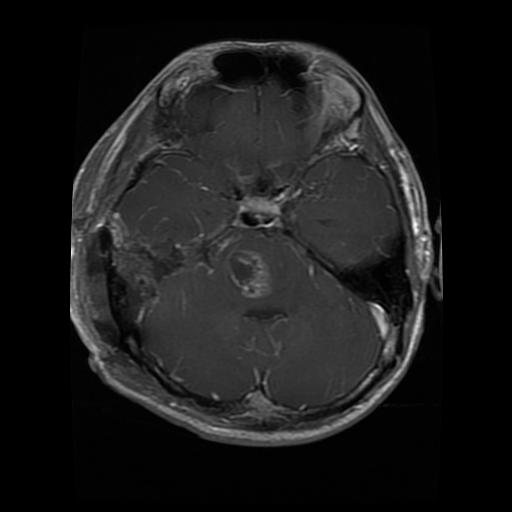
#> input picture dataset/Training/glioma/Tr-gl_0129.jpg, 512 x 512 px, found by its file name; its folder holds only this picture in this run
$ python main.py
#> lines starting #> are read from the running program, lines starting #| are printed output that depends on the picture; after the words box and inside, x2 and y2 are one past the last pixel; in counts of white or black regions, pixels touching at a corner belong together
import os
import cv2
import numpy as np
import matplotlib.pyplot as plt
import datetime
from sklearn.preprocessing import LabelEncoder
from sklearn.metrics import classification_report
from keras.models import Sequential
from keras.layers import Dense
from keras.utils import to_categorical
from keras.optimizers import Adam
from keras.callbacks import TensorBoard


# Caminhos das pastas
train_dir = 'dataset/Training'
test_dir = 'dataset/Testing'

IMG_SIZE = 300
orb = cv2.ORB_create()

# Pré-processamento e extração de características com ORB
def processar_imagens(diretorio):
#> called with diretorio = 'dataset/Training'
    X = []
    y = []
    classes = os.listdir(diretorio)

    for classe in classes:
        caminho_classe = os.path.join(diretorio, classe)
        for imagem_nome in os.listdir(caminho_classe):
            caminho_img = os.path.join(caminho_classe, imagem_nome)
            imagem = cv2.imread(caminho_img, cv2.IMREAD_GRAYSCALE)
#> imagem is the input picture: shape (512, 512); min 0, max 255, mean 26.8
            if imagem is None:
                continue

            imagem = cv2.resize(imagem, (IMG_SIZE, IMG_SIZE))
#> imagem: shape (300, 300)
            imagem = cv2.GaussianBlur(imagem, (3, 3), 0)

            # Sharpening
            kernel_sharp = np.array([[0, -1, 0],
                                     [-1, 5, -1],
                                     [0, -1, 0]])
            imagem = cv2.filter2D(imagem, -1, kernel_sharp)

            imagem = cv2.equalizeHist(imagem)
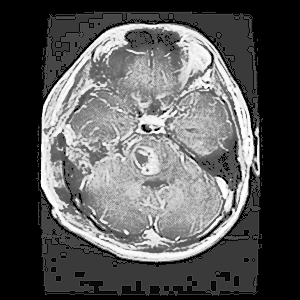
#> imagem: shape (300, 300); min 0, max 255, mean 87

            # Rotação
            centro = (IMG_SIZE // 2, IMG_SIZE // 2)
            matriz_rotacao = cv2.getRotationMatrix2D(centro, 15, 1.0)
            imagem = cv2.warpAffine(imagem, matriz_rotacao, (IMG_SIZE, IMG_SIZE))
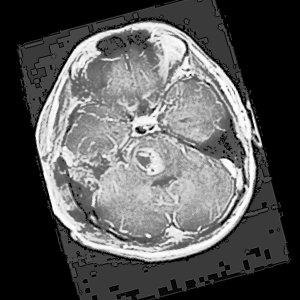
#> imagem: shape (300, 300); min 0, max 255, mean 86.6

            # Segmentação
            _, imagem_thresh = cv2.threshold(imagem, 120, 255, cv2.THRESH_BINARY)
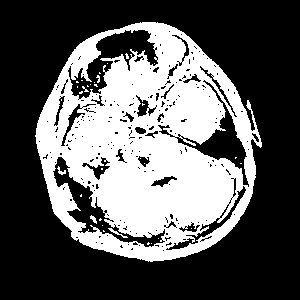
#> imagem_thresh: shape (300, 300); 36.1% white; 33 white regions (29 under 20 px), largest, box (x1, y1, x2, y2) and area: (35, 22, 262, 262) 32209, (108, 228, 128, 238) 44, (57, 166, 66, 175) 34, (90, 215, 97, 224) 31
            imagem_canny = cv2.Canny(imagem_thresh, 70, 150)
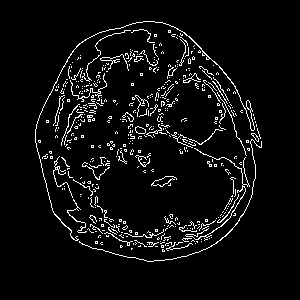
#> imagem_canny: shape (300, 300); 5.5% white in thin lines or dots, all inside (x1, y1, x2, y2) = (35, 21, 262, 262)

            # ORB
            kp, des = orb.detectAndCompute(imagem_canny, None)
#> kp = 491 keypoints; strongest (x, y, size): (90, 89, 31), (153, 69, 31), (57, 168, 31), (239, 168, 31)
            vetor = np.mean(des, axis=0) if des is not None else np.zeros(32)
#> vetor = 32 values, max 153.6 at index 22, min 84.49 at index 23, mean 119.1

            X.append(vetor)
            y.append(classe)
#> pass 2 of the loop in processar_imagens, `for classe in classes:`:
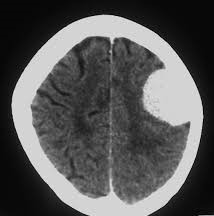
#> input picture dataset/Training/meningioma/Tr-me_0282.jpg, 214 x 216 px, found by its file name
#> in processar_imagens, imagem is the input picture: shape (216, 214); min 0, max 237, mean 87.8
#> in processar_imagens, `_, imagem_thresh = cv2.threshold(imagem, 120, 255, cv2.THRESH_BINARY)`:
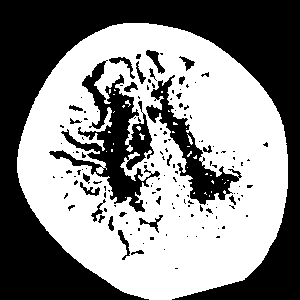
#> imagem_thresh: shape (300, 300); 53.1% white; 145 black regions (116 under 20 px), largest, box (x1, y1, x2, y2) and area: (0, 0, 300, 300) 32208, (49, 60, 160, 212) 5097, (146, 75, 242, 205) 2770
#> in processar_imagens, `imagem_canny = cv2.Canny(imagem_thresh, 70, 150)`:
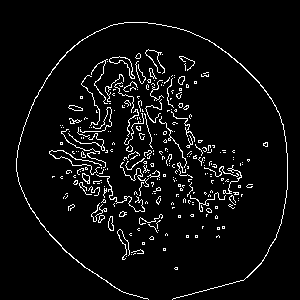
#> imagem_canny: shape (300, 300); 5.2% white in thin lines or dots, all inside (x1, y1, x2, y2) = (16, 22, 288, 300)
#> kp = 499 keypoints; strongest (x, y, size): (112, 196, 31), (185, 171, 31), (129, 148, 31), (142, 123, 31)
#> vetor = 32 values, max 146.7 at index 22, min 98.42 at index 23, mean 125.9

    return np.array(X), np.array(y)

# Carregar e processar dados
X_train, y_train = processar_imagens(train_dir)
X_test, y_test = processar_imagens(test_dir)
#> (the run stopped early here; a loop or call above may not have finished)
